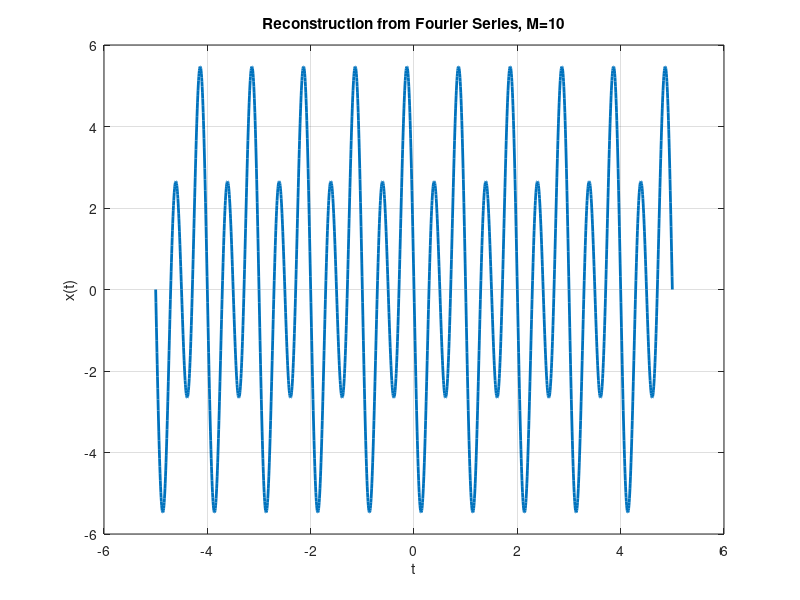

This figure's MATLAB source:
clc; clear; close all;

t = -5:0.005:5; %square wave duration
T = 1; %time period of square wave
T1 = 1/4; %duty cycle of square wave
w0 = 2 * pi / T; %fundamental radian frequency of square wave
M = 10; %number of coefficients
x = zeros(1, length(t));

for k = -M:M %2M+1 total coefficients to construct square wave

    if (abs(k) < 3)
        ak = j * k;
        x = x + ak * exp(j * k * w0 * t);
    else
        ak = 0;
        x = x + ak * exp(j * k * w0 * t);
    end

end

plot(t, x, 'lineWidth', 2);
grid;
xlabel('t');
ylabel('x(t)');
title('Reconstruction from Fourier Series, M=10');
